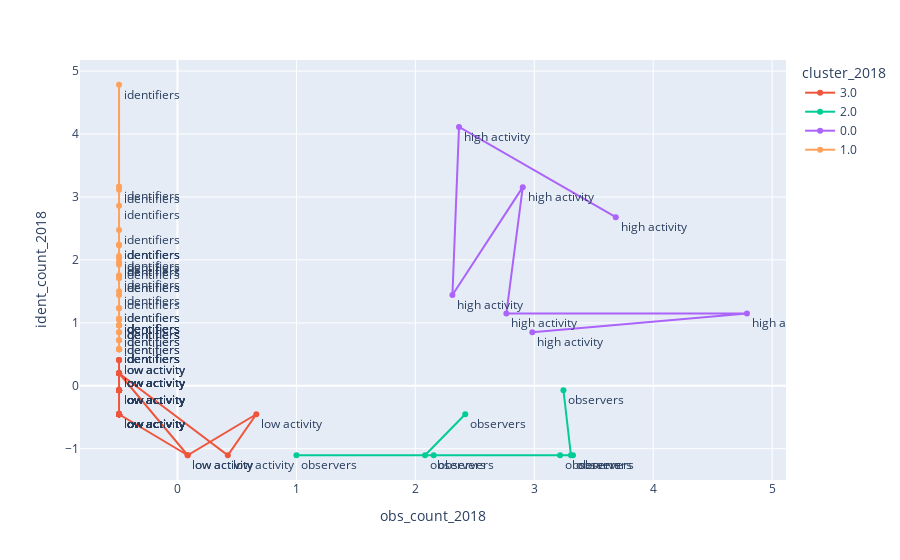

The cell this chart's notebook holds for it:
### Code cell
ax = plt.figure(figsize=(11,9))
ax = px.line(df1, x="obs_count_2018", y="ident_count_2018", color="cluster_2018", text="user_type2018")
ax = px.line(df1, x="obs_count_2019", y="ident_count_2019", color="cluster_2019", text="user_type2018")
fig.update_traces(textposition="bottom right")
fig.show()

### Figure 1 — Plotly figure (JSON) as saved in the notebook; plotly's stock layout.template omitted (floating-point values rounded to 4 significant figures)
{"data": [{"hovertemplate": "cluster_2018=3.0<br>obs_count_2018=%{x}<br>ident_count_2018=%{y}<br>user_type2018=%{text}<extra></extra>", "legendgroup": "3.0", "line": {"color": "#EF553B", "dash": "solid"}, "marker": {"symbol": "circle"}, "mode": "markers+lines+text", "name": "3.0", "orientation": "v", "showlegend": true, "text": ["low activity", "low activity", "low activity", "low activity", "low activity", "low activity", "low activity", "low activity", "low activity", "low activity", "low activity", "low activity", "low activity", "low activity", "low activity", "low activity", "low activity", "low activity", "low activity", "low activity", "low activity", "low activity", "low activity", "low activity", "low activity", "low activity", "low activity", "low activity", "low activity", "low activity", "low activity", "low activity", "low activity", "low activity", "low activity", "low activity", "low activity", "low activity", "low activity", "low activity", "low activity", "low activity", "low activity", "low activity", "low activity", "low activity", "low activity", "low activity", "low activity", "low activity", "low activity"], "textposition": "bottom right", "type": "scatter", "x": [0.08571, -0.4913, -0.4913, 0.08571, 0.6627, 0.4232, -0.4913, -0.4913, -0.4913, -0.4913, -0.4913, -0.4913, -0.4913, -0.4913, -0.4913, -0.4913, -0.4913, -0.4913, -0.4913, -0.4913, -0.4913, -0.4913, -0.4913, -0.4913, -0.4913, -0.4913, -0.4913, -0.4913, -0.4913, -0.4913, -0.4913, -0.4913, -0.4913, -0.4913, -0.4913, -0.4913, -0.4913, -0.4913, -0.4913, -0.4913, -0.4913, -0.4913, -0.4913, -0.4913, -0.4913, -0.4913, -0.4913, -0.4913, -0.4913, -0.4913, -0.4913], "xaxis": "x", "y": [-1.103, -0.4515, 0.1999, -1.103, -0.4515, -1.103, 0.1999, -0.4515, 0.1999, -0.4515, -0.4515, -0.4515, -0.4515, -0.07046, -0.07046, -0.4515, -0.07046, -0.4515, -0.07046, -0.07046, -0.07046, -0.4515, -0.4515, -0.4515, -0.07046, -0.4515, 0.1999, -0.07046, -0.4515, 0.4096, -0.4515, -0.4515, 0.4096, 0.1999, -0.07046, 0.4096, -0.4515, -0.4515, -0.07046, -0.4515, -0.07046, -0.07046, -0.4515, 0.1999, -0.07046, 0.1999, -0.4515, -0.4515, 0.1999, -0.4515, -0.07046], "yaxis": "y"}, {"hovertemplate": "cluster_2018=2.0<br>obs_count_2018=%{x}<br>ident_count_2018=%{y}<br>user_type2018=%{text}<extra></extra>", "legendgroup": "2.0", "line": {"color": "#00cc96", "dash": "solid"}, "marker": {"symbol": "circle"}, "mode": "markers+lines+text", "name": "2.0", "orientation": "v", "showlegend": true, "text": ["observers", "observers", "observers", "observers", "observers", "observers", "observers", "observers"], "textposition": "bottom right", "type": "scatter", "x": [2.419, 2.082, 1.0, 3.217, 2.154, 3.325, 3.308, 3.245], "xaxis": "x", "y": [-0.4515, -1.103, -1.103, -1.103, -1.103, -1.103, -1.103, -0.07046], "yaxis": "y"}, {"hovertemplate": "cluster_2018=0.0<br>obs_count_2018=%{x}<br>ident_count_2018=%{y}<br>user_type2018=%{text}<extra></extra>", "legendgroup": "0.0", "line": {"color": "#ab63fa", "dash": "solid"}, "marker": {"symbol": "circle"}, "mode": "markers+lines+text", "name": "0.0", "orientation": "v", "showlegend": true, "text": ["high activity", "high activity", "high activity", "high activity", "high activity", "high activity", "high activity"], "textposition": "bottom right", "type": "scatter", "x": [2.984, 4.788, 2.765, 2.903, 2.312, 2.367, 3.685], "xaxis": "x", "y": [0.8512, 1.15, 1.15, 3.156, 1.442, 4.112, 2.68], "yaxis": "y"}, {"hovertemplate": "cluster_2018=1.0<br>obs_count_2018=%{x}<br>ident_count_2018=%{y}<br>user_type2018=%{text}<extra></extra>", "legendgroup": "1.0", "line": {"color": "#FFA15A", "dash": "solid"}, "marker": {"symbol": "circle"}, "mode": "markers+lines+text", "name": "1.0", "orientation": "v", "showlegend": true, "text": ["identifiers", "identifiers", "identifiers", "identifiers", "identifiers", "identifiers", "identifiers", "identifiers", "identifiers", "identifiers", "identifiers", "identifiers", "identifiers", "identifiers", "identifiers", "identifiers", "identifiers", "identifiers", "identifiers", "identifiers", "identifiers", "identifiers", "identifiers", "identifiers", "identifiers", "identifiers", "identifiers", "identifiers", "identifiers", "identifiers", "identifiers", "identifiers", "identifiers", "identifiers", "identifiers", "identifiers", "identifiers", "identifiers", "identifiers", "identifiers"], "textposition": "bottom right", "type": "scatter", "x": [-0.4913, -0.4913, -0.4913, -0.4913, -0.4913, -0.4913, -0.4913, -0.4913, -0.4913, -0.4913, -0.4913, -0.4913, -0.4913, -0.4913, -0.4913, -0.4913, -0.4913, -0.4913, -0.4913, -0.4913, -0.4913, -0.4913, -0.4913, -0.4913, -0.4913, -0.4913, -0.4913, -0.4913, -0.4913, -0.4913, -0.4913, -0.4913, -0.4913, -0.4913, -0.4913, -0.4913, -0.4913, -0.4913, -0.4913, -0.4913], "xaxis": "x", "y": [0.7257, 4.783, 1.712, 0.9619, 3.115, 0.9619, 1.061, 0.8512, 1.712, 1.442, 2.862, 1.061, 1.232, 3.167, 0.5809, 0.9619, 0.5809, 2.061, 0.5809, 1.959, 1.758, 2.474, 0.7257, 1.232, 0.5809, 1.061, 2.238, 2.028, 1.922, 1.959, 2.238, 1.061, 0.5809, 0.5809, 1.061, 0.9619, 1.503, 0.8512, 1.061, 2.238], "yaxis": "y"}], "layout": {"legend": {"title": {"text": "cluster_2018"}, "tracegroupgap": 0}, "margin": {"t": 60}, "xaxis": {"anchor": "y", "domain": [0, 1], "title": {"text": "obs_count_2018"}}, "yaxis": {"anchor": "x", "domain": [0, 1], "title": {"text": "ident_count_2018"}}}}
